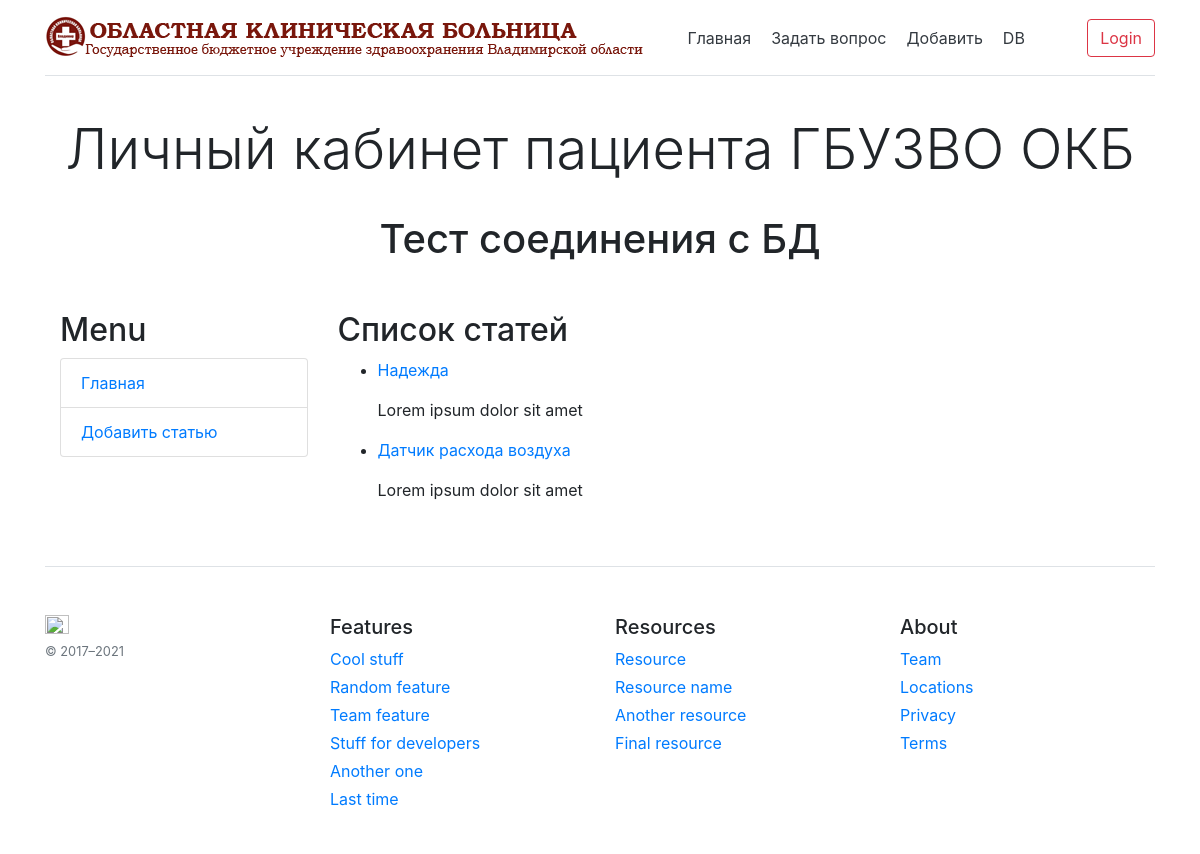
The page /database on the database as committed earlier.
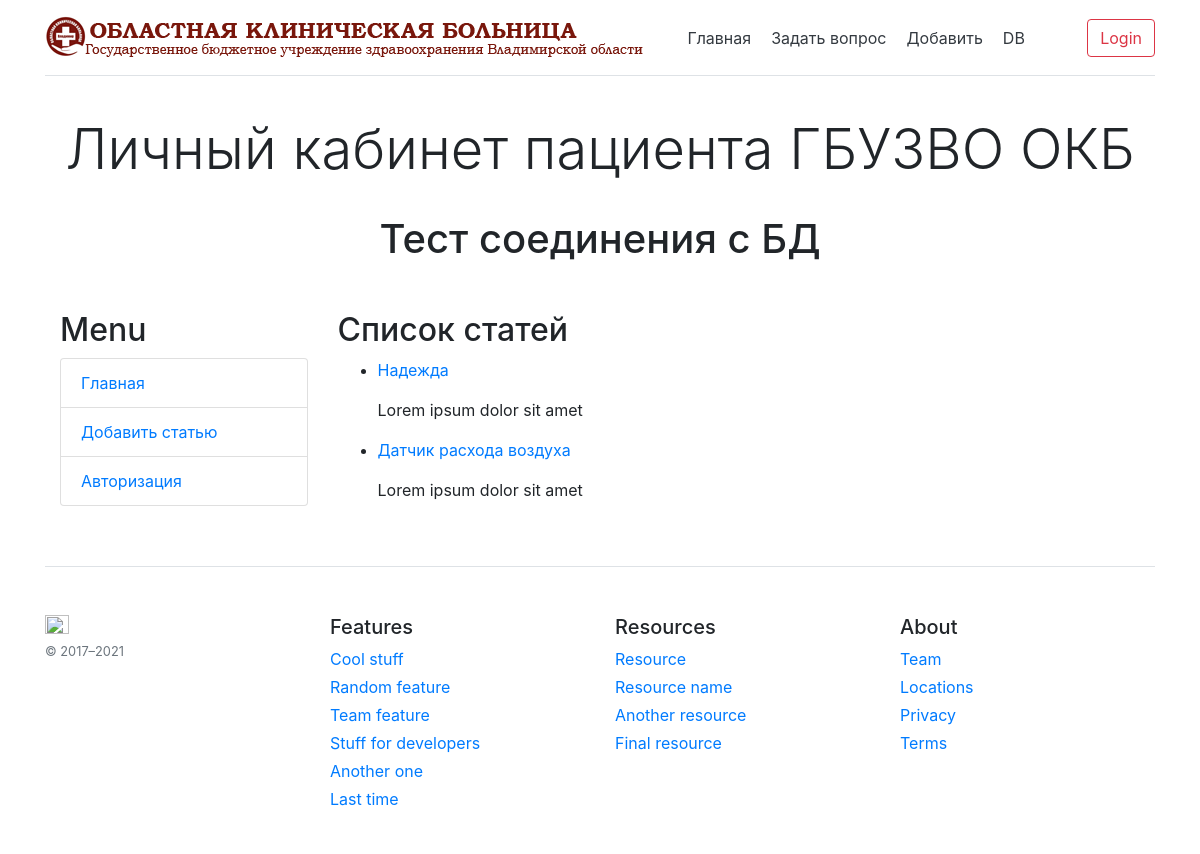
The same page on the database as committed later.
### tables this page shows
CREATE TABLE mainmenu (
    id integer PRIMARY KEY AUTOINCREMENT,
    title text NOT NULL,
    url text NOT NULL
);

CREATE TABLE posts (
    id integer PRIMARY KEY AUTOINCREMENT,
    title text NOT NULL,
    text text NOT NULL,
    url text NOT NULL,
    time integer NOT NULL
);

### app.py (the view)
@app.route('/database')
def database():
    content = render_template('database.html', menu=dbase.getMenu(), posts=dbase.getPostsAnonce())
    res = make_response(content)
    return res

### FDataBase.py (called while the page is built)
    def getMenu(self):
        sql = ''' SELECT * FROM mainmenu '''
        try:
            self.__cur.execute(sql)
            res = self.__cur.fetchall()
            if res: return res
        except:
            print('Ошибка чтения из БД')
        return []

    def getPostsAnonce(self):
        try:
            self.__cur.execute(f"SELECT id, title, text, url FROM posts ORDER BY time DESC")
            res = self.__cur.fetchall()
            if res:
                return res
        except sqlite3.Error as e:
            print("Ошибка получения статьи из БД " +  str(e))
        return []

### app.py (called while the page is built)
def connect_db():
    conn = sqlite3.connect(app.config['DATABASE'])
    conn.row_factory = sqlite3.Row
    return conn

def get_db():
    if not hasattr(g, 'link_db'):
        g.link_db = connect_db()
    print('True connection!')
    return g.link_db

@app.before_request
def before_request():
    global dbase
    db_lite = get_db()
    dbase = FDataBase(db_lite)

### templates/database.html (shortened to what this page needs)
{% extends 'base.html' %}
{% block body %}
<div class="container">
  <h1 class="mb-5 text-center">Тест соединения с БД</h1>
	<div class="row">
			<aside class="col-md-3">
				<h2>Menu</h2>
				<ul class="list-group">
				{% for m in menu %}
					<li class="list-group-item">
						<a href="{{ m.url }}">{{ m.title }}</a>
					</li>
				{% endfor %}
				</ul>
	</aside>
	<main class="col-md-9">
		<h2>Список статей</h2>
		<ul class="posts">
			{% for p in posts %}
				<li>
					<p><a href="{{ url_for('showPost', alias=p.url) }}">{{ p.title }}</a></p>
					<p>{{ p.text[:50] | striptags }}</p>
				</li>
			{% endfor %}
		</ul>
	</main>
	</div>
</div>
{% endblock %}

### templates/base.html (shortened to what this page needs)
<!DOCTYPE html>
<html lang="ru">
<head>
    <link rel="stylesheet" href="https://cdn.jsdelivr.net/npm/bootstrap@4.6.0/dist/css/bootstrap.min.css">
    <link rel="stylesheet" href="{{ url_for('static', filename='css/style.css') }}">
</head>
<body>
    <div class="container py-3">
        <header>
            <div class="d-flex flex-column flex-md-row align-items-center pb-3 mb-4 border-bottom okb-header">
              <a href="/" class="d-flex align-items-center text-dark text-decoration-none">
                  <img src="/static/images/logo.gif" alt="">
              </a>
              <nav class="d-inline-flex mt-2 mt-md-0 ms-md-auto okb-header__nav">
                <a class="me-3 py-2 text-dark text-decoration-none" href="/">Главная</a>
                <a class="me-3 py-2 text-dark text-decoration-none" href="/about">Задать вопрос</a>
                <a class="me-3 py-2 text-dark text-decoration-none" href="/create">Добавить</a>
	              <a class="me-3 py-2 text-dark text-decoration-none" href="/database">DB</a>
              </nav>
                <a class="btn btn-outline-danger" href="/login">Login</a>
            </div>
            <div class="pricing-header p-3 pb-md-4 mx-auto text-center">
              <h1 class="display-4 fw-normal">Личный кабинет пациента ГБУЗВО&nbsp;ОКБ
        </h1>
            </div>
          </header>
     {% block body %}{% endblock %}
      <footer class="pt-4 my-md-5 pt-md-5 border-top">
        <div class="row">
          <div class="col-12 col-md">
            <img class="mb-2" src="/docs/5.0/assets/brand/bootstrap-logo.svg" alt="" width="24" height="19">
            <small class="d-block mb-3 text-muted">© 2017–2021</small>
          </div>
          <div class="col-6 col-md">
            <h5>Features</h5>
            <ul class="list-unstyled text-small">
              <li class="mb-1"><a class="link-secondary text-decoration-none" href="#">Cool stuff</a></li>
              <li class="mb-1"><a class="link-secondary text-decoration-none" href="#">Random feature</a></li>
              <li class="mb-1"><a class="link-secondary text-decoration-none" href="#">Team feature</a></li>
              <li class="mb-1"><a class="link-secondary text-decoration-none" href="#">Stuff for developers</a></li>
              <li class="mb-1"><a class="link-secondary text-decoration-none" href="#">Another one</a></li>
              <li class="mb-1"><a class="link-secondary text-decoration-none" href="#">Last time</a></li>
            </ul>
          </div>
          <div class="col-6 col-md">
            <h5>Resources</h5>
            <ul class="list-unstyled text-small">
              <li class="mb-1"><a class="link-secondary text-decoration-none" href="#">Resource</a></li>
              <li class="mb-1"><a class="link-secondary text-decoration-none" href="#">Resource name</a></li>
              <li class="mb-1"><a class="link-secondary text-decoration-none" href="#">Another resource</a></li>
              <li class="mb-1"><a class="link-secondary text-decoration-none" href="#">Final resource</a></li>
            </ul>
          </div>
          <div class="col-6 col-md">
            <h5>About</h5>
            <ul class="list-unstyled text-small">
              <li class="mb-1"><a class="link-secondary text-decoration-none" href="#">Team</a></li>
              <li class="mb-1"><a class="link-secondary text-decoration-none" href="#">Locations</a></li>
              <li class="mb-1"><a class="link-secondary text-decoration-none" href="#">Privacy</a></li>
              <li class="mb-1"><a class="link-secondary text-decoration-none" href="#">Terms</a></li>
            </ul>
          </div>
        </div>
      </footer>
    </div>
</body>
</html>

### static/css/style.css (style rules this page uses)
.okb-header { justify-content: space-between; }
.okb-header nav a { margin-right: 20px; }

Rows that differ between the two databases and show on the page:
added mainmenu: title "Авторизация"
